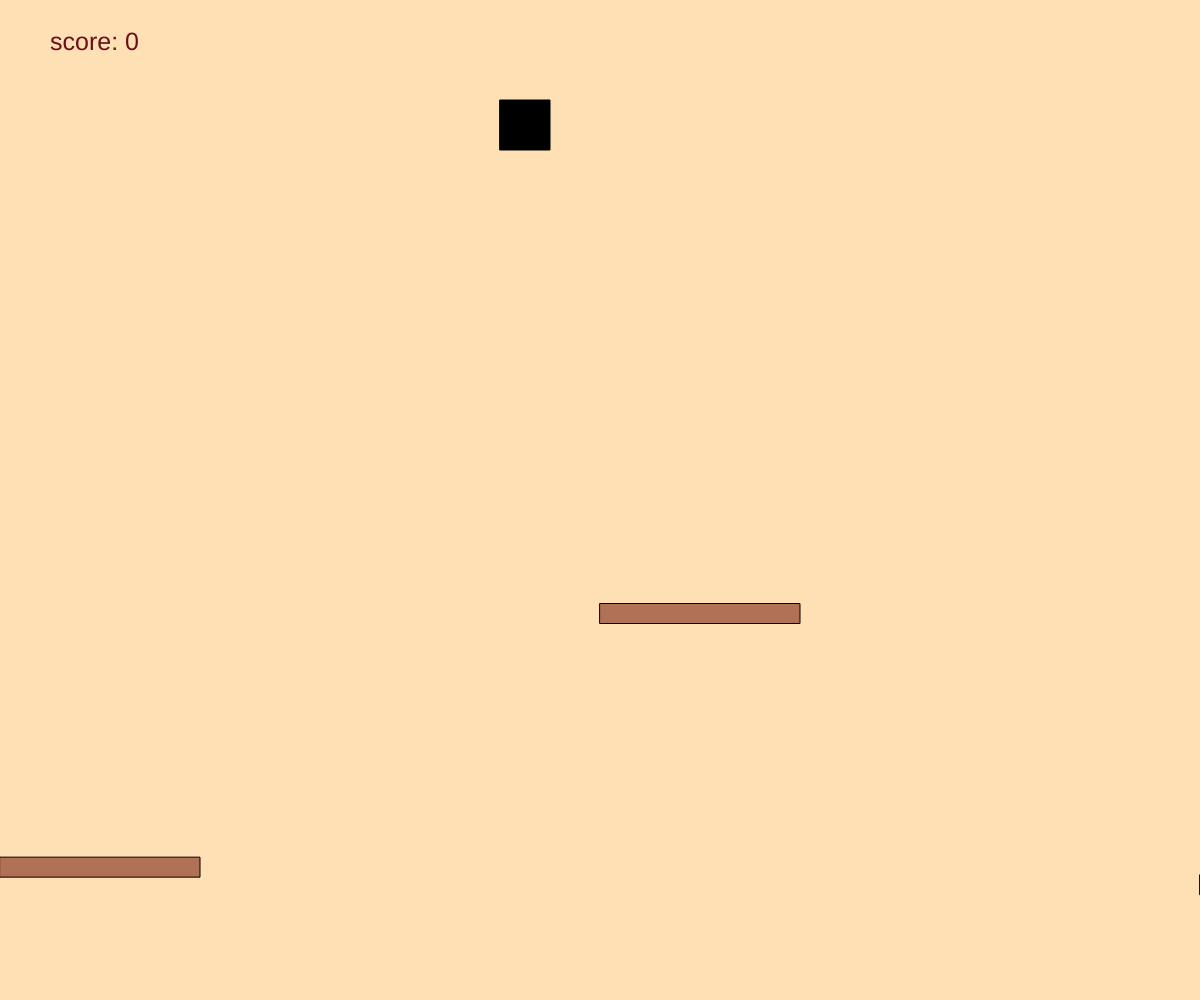
Frame 1 (no input)
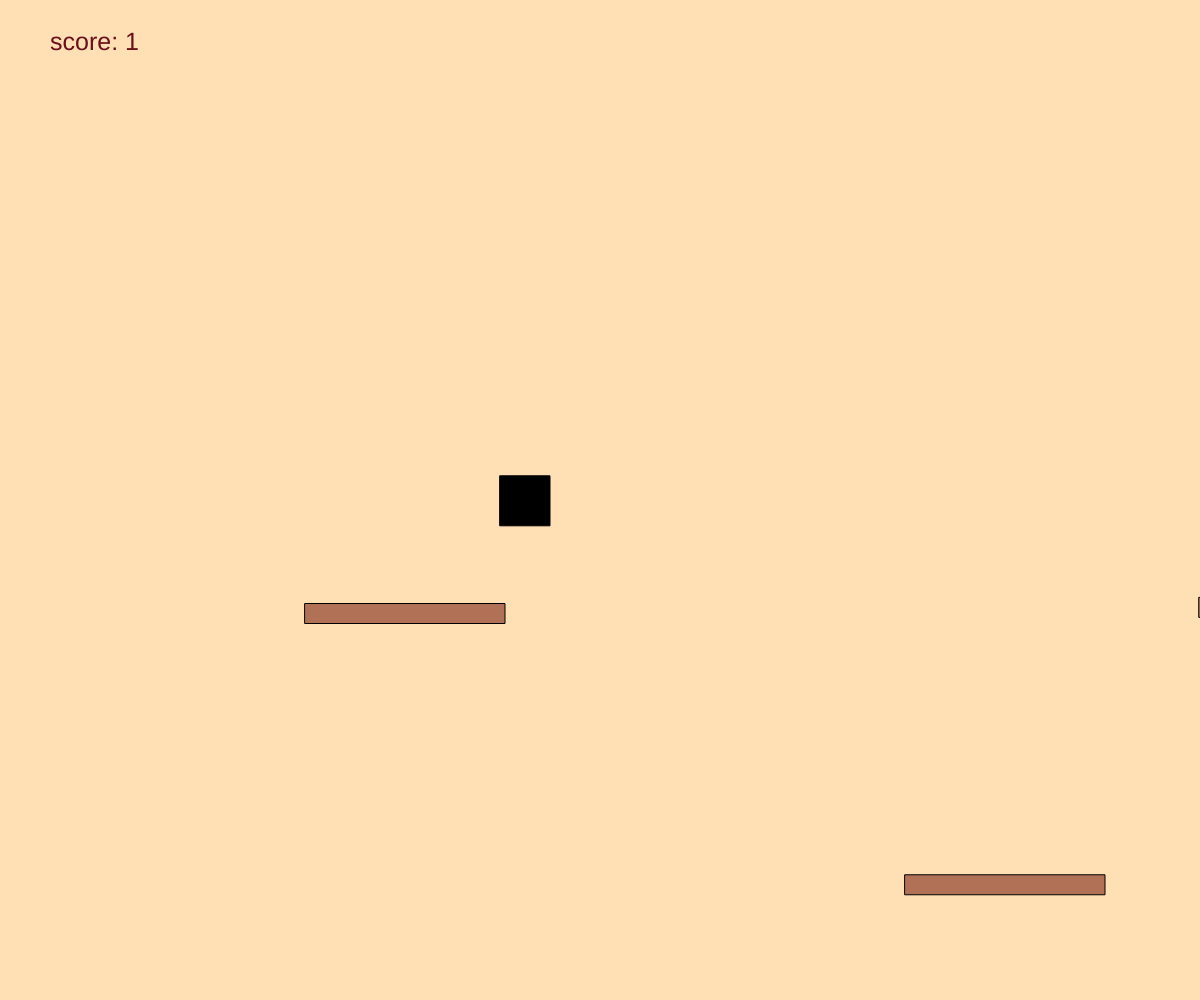
Frame 60 (no input)
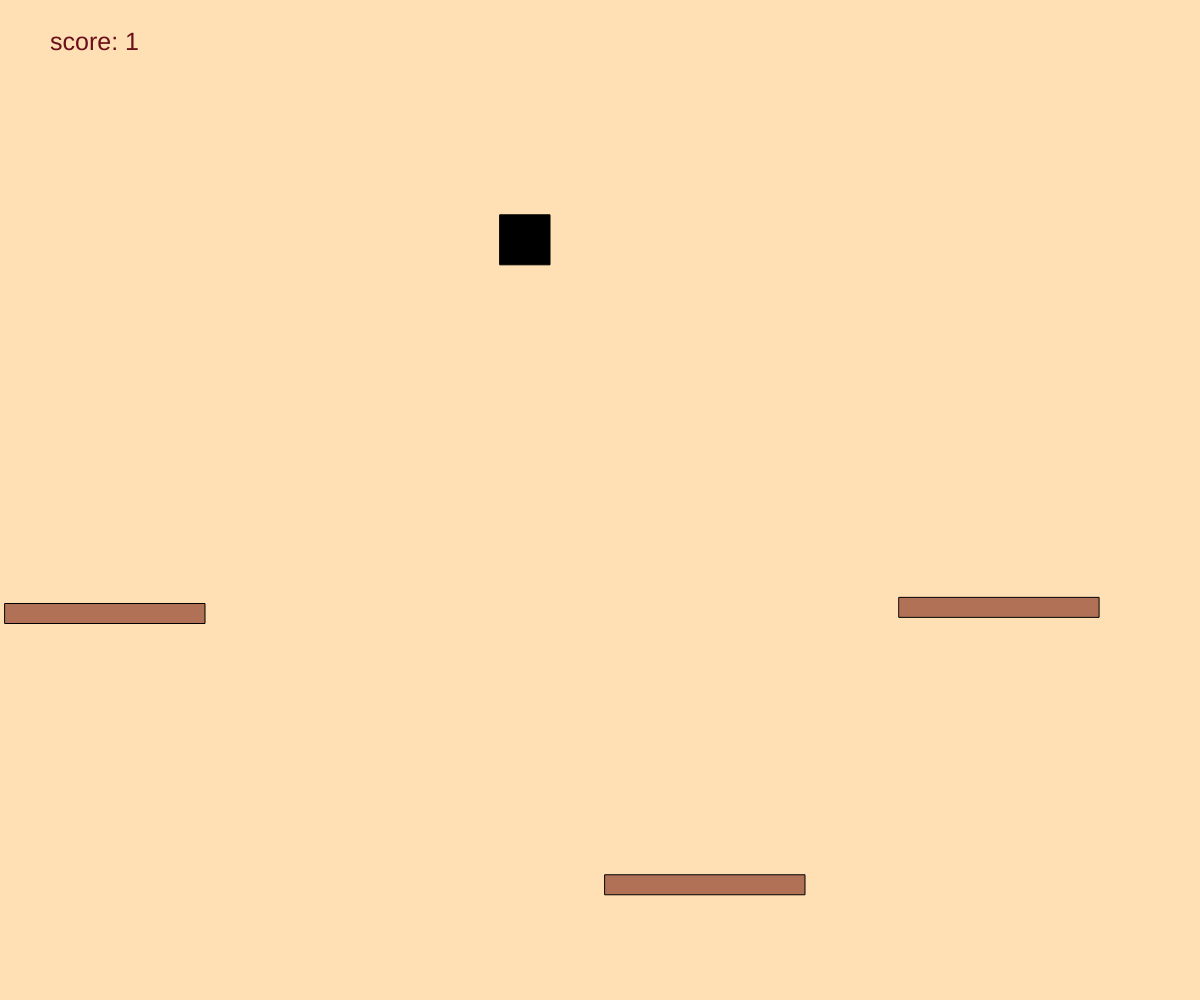
Frame 120 (the mouse pressed at the canvas centre since frame 60)

The p5.js sketch that drew these frames (run headless with seeded random() and noise() and a simulated clock; from frame 60 on, the mouse is pressed at the canvas centre):

// p5.js sketch
// ── sketch.js
//multiple keys being pressed array
let keys, characterVar, score, keyGenerator, powerUpDict, platDict, nextPowerUpDict, speedMod, platDictKeys, needDeleted;


nextPowerUpDict = {'point' : 5000, 'speed': 8000, 'createPlatform': 6000, 'deletePlatform': 12000};

function setup() {
    createCanvas(windowWidth, windowHeight)

    //reset these variables when program is run and after restart screen
    //nextPowerUpDict is not restored because millis cannot get restored
    powerUpDict = {};
    //where the objects of the platforms are stored
    platDict = {}
    platDictKeys = []
    keyGenerator = 0;
    keys = [];
    score = 0;
    speedMod = 1;
    needDeleted = 0;


    //creates platform under character
    for(i = 0; i < 5; i++){
        platDict[keyGenerator] = new BoxPlatform(keyGenerator, 300*2*i, random(windowHeight/2, windowHeight));
        keyGenerator++;
    }
    //create character
    characterVar = new Character();
}

function draw() {
    //draws background every frame
    background("#FFE0B5")
    //score in the top left
    fill("#6B0F1A")  
    textSize(25)
    text("score: " + score, 50, 50)

    //powerUp is a locla variable to that loop
    // for every power up in the dictionary
    for(let pu of Object.values(powerUpDict)) {
        pu.display();
    }

    //does the same thing for the platforms
    for(let plat of Object.values(platDict)) {
        plat.display();
        plat.moveLeft();
    }
    
    //timer that creates powerups
    for (let powerUpType of Object.keys(nextPowerUpDict)){
        if(millis() > nextPowerUpDict[powerUpType]){
            nextPowerUpDict[powerUpType] += 5000 + random(0, 3000);

            if(powerUpType == "speed"){
                powerUpDict[keyGenerator] = new SpeedBoost(keyGenerator);
                //makes the key generator variable a new number
                keyGenerator++;
            }
            if(powerUpType == "point"){
                powerUpDict[keyGenerator] = new Point(keyGenerator, "red");
                //makes the key generator variable a new number
                keyGenerator++;
            }
            if(powerUpType == "createPlatform"){
                powerUpDict[keyGenerator] = new createPlatform(keyGenerator, "#29335C", 4);
                //makes the key generator variable a new number
                platDictKeys.push(keyGenerator);
                keyGenerator++;
                //add more to the cooldown because I dont want too many platforms
                nextPowerUpDict[powerUpType] += 10000;
            }
            if(powerUpType == "deletePlatform"){
                //.log("need deleted")
                needDeleted+=1;
                nextPowerUpDict[powerUpType] += 1200;
            }

        }
    }

    //displays the character
    characterVar.displayCharacter();

}

class Character {
    constructor(charX = 500, charY = 100, size = 50, color = "#43AA8B", velY = 1, direction = 1, speed = 5, speedCooldown = 0){
        this.size = size;
        this.charX = charX;
        this.charY = charY;
        this.velY = velY;
        this.velX = 0;
        this.direction = direction;
        this.speed = speed;
        this.speedCooldown = speedCooldown;
    }
    displayCharacter(){
        fill("black");
        rect(this.charX, this.charY, this.size, this.size);
        //gravity
        this.charY += this.velY;
        this.velY += 0.3;

        

        if(this.velY > 15){
            this.velY = 15;
        }
        //controls
        if(keys[65] || keys[37]){
            this.velX-=this.speed*speedMod/5;
            this.direction = -1;

        }
        if(keys[68]|| keys[39]){
            this.velX+=this.speed*speedMod/5;
            //this.direction = 1;
        }

        this.charX += this.velX;
        this.velX *= 0.95;

        //if its less than 10, return this.velX
        this.velX = min(this.velX, 20)
        this.velX = max(this.velX, -20)
        //if character falls off, end game
        if(this.charY > windowHeight){
            background("#2E2532")
            fill("#9E4770")
            textSize(100);
            text("Game Over", windowWidth/2-260, windowHeight/2-200);

            //restart button 
            fill("#CE2D4F")
            rect(windowWidth/2 - 250, windowHeight/2-100, 500, 150)
            //text on restart button 
            fill("#91C499")
            textSize(50);
            text("Press Space to restart", windowWidth/2-250, windowHeight/2);
            
            if(keys[32]){
                setup();
            }
        }
        
    }
}
class PowerUp{
    constructor(key = 0, color = "#657153", powerUpSpeed = 7, size = 30, x = windowWidth, y = random(0, windowHeight)){
        this.color = color;
        this.size = size;
        this.x = x;
        this.y = y;
        this.key = key;
        this.powerUpSpeed = powerUpSpeed;
    }
    display(){
        fill(this.color);
        rect(this.x, this.y, this.size, this.size)
        this.x -= this.powerUpSpeed*speedMod;
        //collision between character and powerUp
        if(this.x < characterVar.charX + characterVar.size && this.x + this.size > characterVar.charX && this.y  + this.size > characterVar.charY && this.y < characterVar.charY + characterVar.size){
            delete powerUpDict[this.key]; 
            this.afterCollision();
        }
    }
    afterCollision() {
        // This can be overridden by the children
    }
}

class SpeedBoost extends PowerUp{
    afterCollision() {
        //character should move faster for the next 3 hits on the platform
        characterVar.speed = 20*speedMod;
        characterVar.speedCooldown = 3;
    }
}
class Point extends PowerUp{
    afterCollision(){
        score+=10;
    }
}
class createPlatform extends PowerUp{
    afterCollision() {      
        platDict[keyGenerator] = new BoxPlatform(keyGenerator, characterVar.charX);
        keyGenerator++;
    }
}
class Platform{
    constructor(platKey, color = "#B07156", speed = 1){
        this.color = color;
        this.platKey = platKey;
        this.speed = speed;
    }

}
class BoxPlatform extends Platform {
    constructor(platKey, x = 100, y = 700, size = 200, sizeHeight = 20){
        super(platKey)
        //super(blue)
        this.x = x;
        this.y = y;
        this.size = size;
        this.sizeHeight = sizeHeight;
    }
    display(){
        fill(this.color)
        rect(this.x, this.y, this.size, this.sizeHeight)
        if(this.x < 0-this.size) {
            this.x = windowWidth+ random(0, 300);
            this.y = random(windowHeight/2, windowHeight-100)
            if(needDeleted > 1){
                delete platDict[this.platKey]
                console.log("platorm deleted ")
                needDeleted = 0;
            }
        }
        //making sure platforms are not on top of each other
        //character and rect collision
        if(characterVar.charX+characterVar.size > this.x && characterVar.charX < this.x + this.size && characterVar.charY + characterVar.size > this.y && characterVar.charY < this.y && characterVar.velY > 0){
            //hitting left side of platform
            if(characterVar.charX + characterVar.size > this.x && characterVar.charX + characterVar.size < this.x + 10 && characterVar.charY + characterVar.size > this.y && characterVar.charY < this.y){
                //making it so the character  cant move into the rectangle
                characterVar.charX -=15;
            }
            else{
                characterVar.velY = characterVar.velY *=-1;
                score++;  
            }
            //making the speed cool down less - counting the number of bounces until 3 bounces with speed
            characterVar.speedCooldown-=1;
            if(characterVar.speedCooldown < 1){
                characterVar.speed = 5;
            }

            
        }
        
    }
    moveLeft(){
        this.x-=5*speedMod;
    }
}



function restartGame(){
    setup();
}

function keyPressed() {
    keys[keyCode] = true;
}
function keyReleased() {
	keys[keyCode] = false;
}
